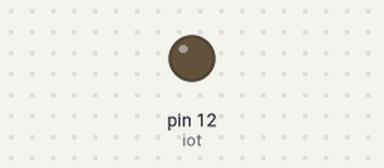
Recording of a sketch running on a simulated Arduino Uno, built with avr-gcc and run on an emulated ATmega328P. Shown: output pins drawn as LEDs (lit = HIGH).

Above: at 0.6 s.
At 2.6 s:
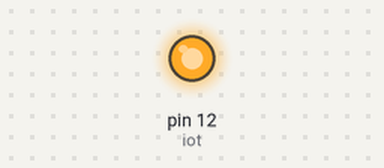
Timing chart, 0 to 6.8 s (numbered marks = the images above):
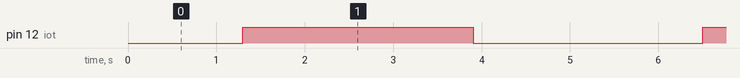

The sketch:

LED_iot.ino
```cpp
#include <analogWrite.h>
int iot = 12;

void setup() {
  pinMode(iot,OUTPUT);

}

void loop() {
  for (int x = 0; x < 255; x++){
  analogWrite(iot,x);         //0-255
  delay(10);
  Serial.println(x);
 }
  delay(10);
  for (int x = 255; x > 0; x--) {
    analogWrite(iot, x);
    delay(10);
    Serial.println(x);
  }
  delay(10);
}
```

Measured:
- by itself, pin 12 (iot): alternates HIGH for 2.6 s and LOW for 2.6 s
